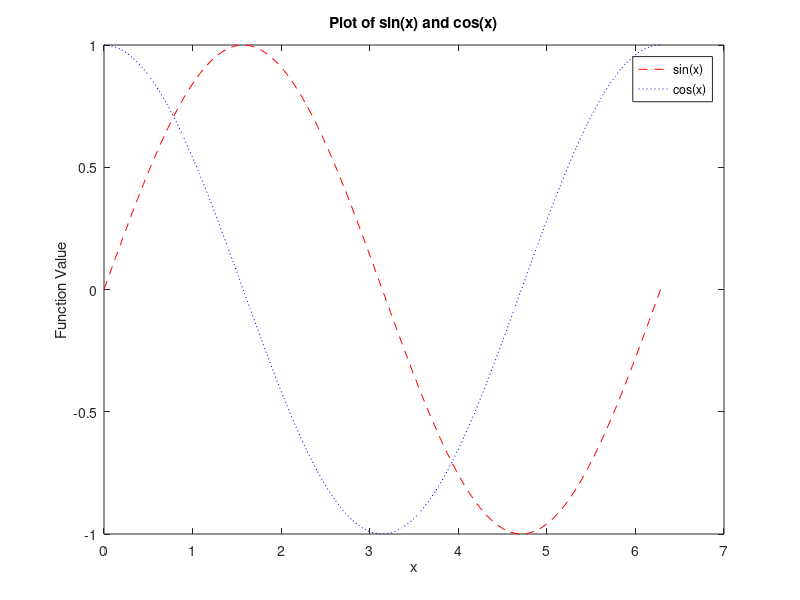
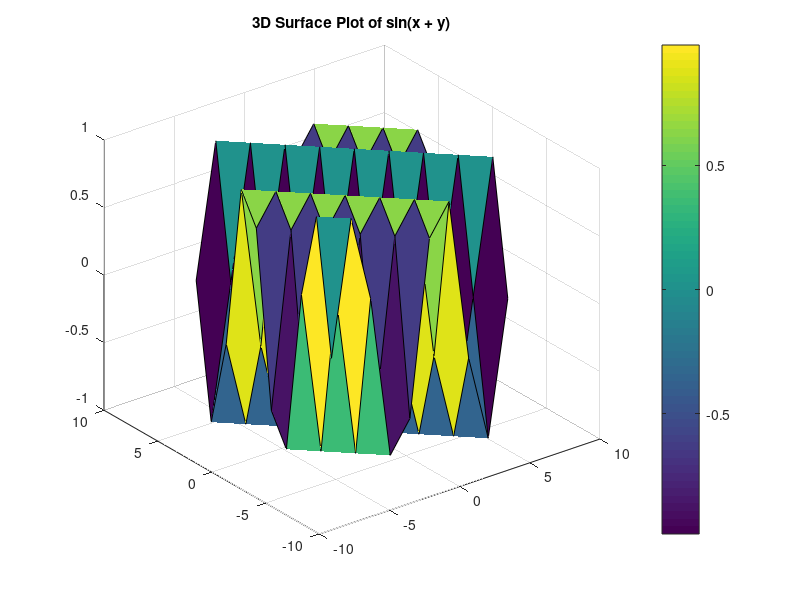
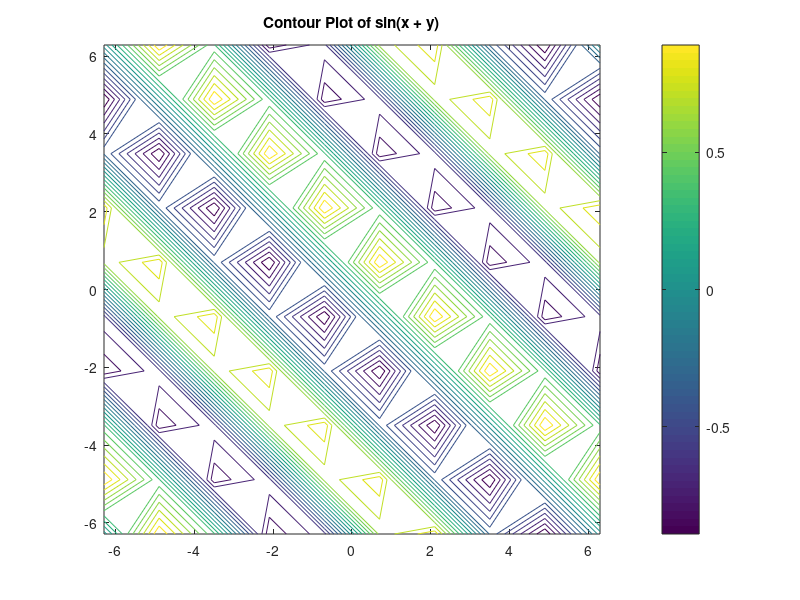

MATLAB code for these plots, in order:
%% Q2a

x = linspace(0, 2*pi, 100);
y_exp = exp(x);
y_sin = sin(x);

%% Q2b
figure;
plot(x, sin(x), 'r--', 'DisplayName', 'sin(x)'); hold on;
plot(x, cos(x), 'b:', 'DisplayName', 'cos(x)');
legend;
xlabel('x'); ylabel('Function Value');
title('Plot of sin(x) and cos(x)');

%% Q2c
k = linspace(-2*pi, 2*pi, 10);
j = linspace(-2*pi, 2*pi, 10);
[X, Y] = meshgrid(k, j);
Z = sin(X + Y);

%% Q2d
% Surface plot
figure;
surf(X, Y, Z);
colorbar;
title('3D Surface Plot of sin(x + y)');

% Contour plot
figure;
contour(X, Y, Z, 20);
colorbar;
title('Contour Plot of sin(x + y)');

